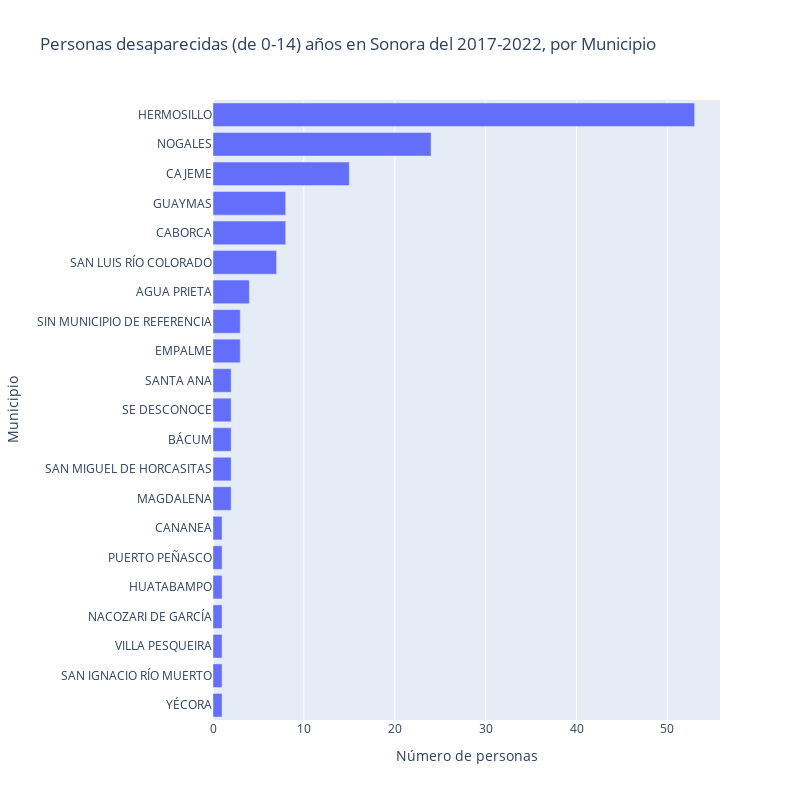

This figure's notebook cell:
### Code cell
dff = personas_desaparecidas.sum(axis=1).sort_values(ascending=True)
fig = px.bar(dff, x=dff.values, y=dff.index, orientation='h',
            title = 'Personas desaparecidas (de 0-14) años en Sonora del 2017-2022, por Municipio',
            labels = {'index':"",
                        "x": "Número de personas" },
                        width=800, height=800)
fig.show()

### Figure 1 — Plotly figure (JSON) as saved in the notebook; plotly's stock layout.template omitted (floating-point values rounded to 4 significant figures)
{"data": [{"alignmentgroup": "True", "hovertemplate": "Número de personas=%{x}<br>Municipio=%{y}<extra></extra>", "legendgroup": "", "marker": {"color": "#636efa", "pattern": {"shape": ""}}, "name": "", "offsetgroup": "", "orientation": "h", "showlegend": false, "textposition": "auto", "type": "bar", "x": [1, 1, 1, 1, 1, 1, 1, 2, 2, 2, 2, 2, 3, 3, 4, 7, 8, 8, 15, 24, 53], "xaxis": "x", "y": ["YÉCORA", "SAN IGNACIO RÍO MUERTO", "VILLA PESQUEIRA", "NACOZARI DE GARCÍA", "HUATABAMPO", "PUERTO PEÑASCO", "CANANEA", "MAGDALENA", "SAN MIGUEL DE HORCASITAS", "BÁCUM", "SE DESCONOCE", "SANTA ANA", "EMPALME", "SIN MUNICIPIO DE REFERENCIA", "AGUA PRIETA", "SAN LUIS RÍO COLORADO", "CABORCA", "GUAYMAS", "CAJEME", "NOGALES", "HERMOSILLO"], "yaxis": "y"}], "layout": {"barmode": "relative", "height": 800, "legend": {"tracegroupgap": 0}, "title": {"text": "Personas desaparecidas (de 0-14) años en Sonora del 2017-2022, por Municipio"}, "width": 800, "xaxis": {"anchor": "y", "domain": [0, 1], "title": {"text": "Número de personas"}}, "yaxis": {"anchor": "x", "domain": [0, 1], "title": {"text": "Municipio"}}}}
